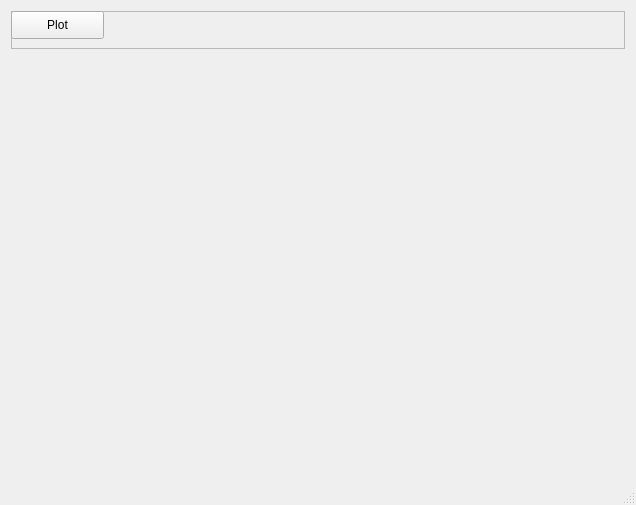
<?xml version="1.0" encoding="UTF-8"?>
<ui version="4.0">
 <class>MainWindow</class>
 <widget class="QMainWindow" name="MainWindow">
  <property name="geometry">
   <rect>
    <x>0</x>
    <y>0</y>
    <width>636</width>
    <height>505</height>
   </rect>
  </property>
  <property name="windowTitle">
   <string>MainWindow</string>
  </property>
  <widget class="QWidget" name="centralWidget">
   <layout class="QVBoxLayout" name="verticalLayout_3">
    <item>
     <widget class="QFrame" name="frame">
      <property name="minimumSize">
       <size>
        <width>0</width>
        <height>38</height>
       </size>
      </property>
      <property name="maximumSize">
       <size>
        <width>16777215</width>
        <height>38</height>
       </size>
      </property>
      <property name="frameShape">
       <enum>QFrame::StyledPanel</enum>
      </property>
      <property name="frameShadow">
       <enum>QFrame::Raised</enum>
      </property>
      <widget class="QPushButton" name="button1">
       <property name="geometry">
        <rect>
         <x>0</x>
         <y>0</y>
         <width>93</width>
         <height>28</height>
        </rect>
       </property>
       <property name="text">
        <string>Plot</string>
       </property>
      </widget>
     </widget>
    </item>
    <item>
     <widget class="MyPlot" name="plot" native="true">
      <property name="autoFillBackground">
       <bool>false</bool>
      </property>
     </widget>
    </item>
   </layout>
  </widget>
  <widget class="QStatusBar" name="statusBar"/>
 </widget>
 <layoutdefault spacing="6" margin="11"/>
 <customwidgets>
  <customwidget>
   <class>MyPlot</class>
   <extends>QWidget</extends>
   <header>myplot.h</header>
   <container>1</container>
  </customwidget>
 </customwidgets>
 <resources/>
 <connections/>
</ui>
